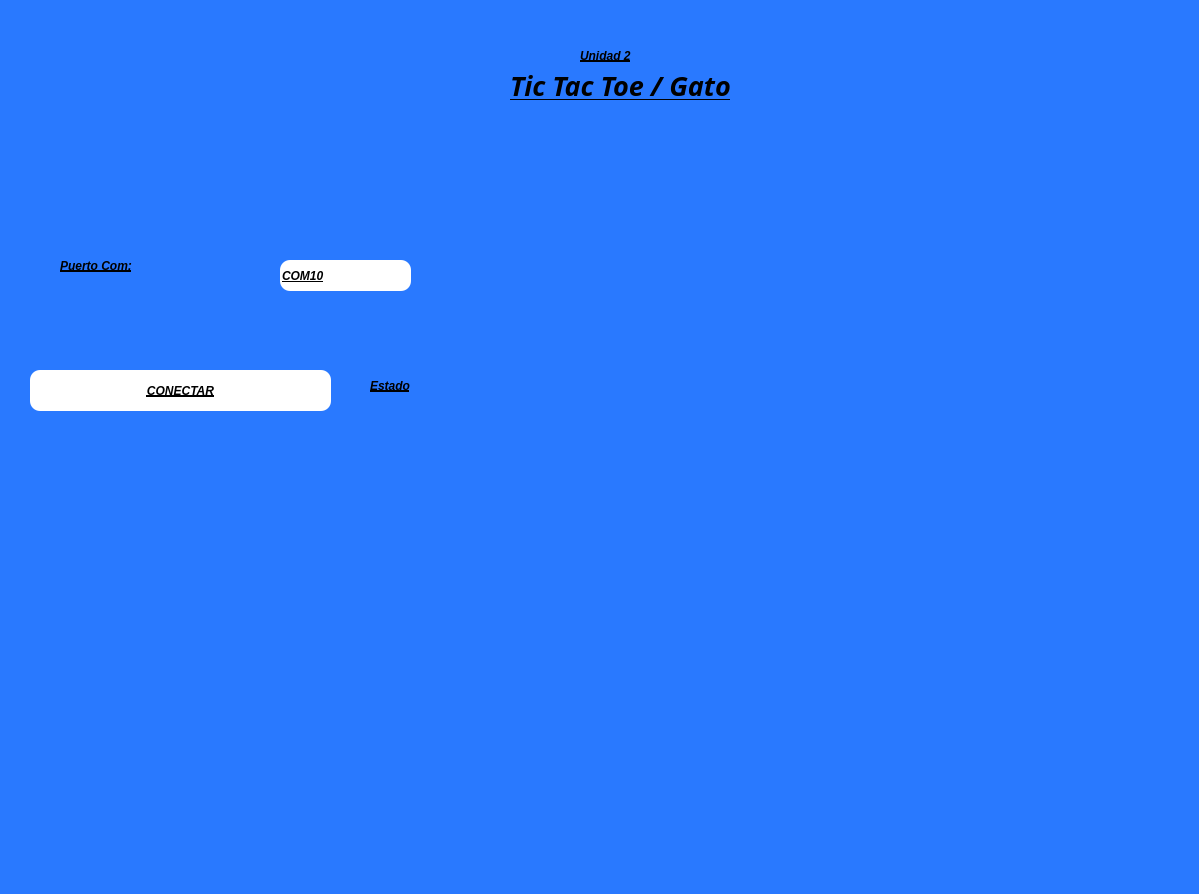
<?xml version="1.0" encoding="UTF-8"?>
<ui version="4.0">
 <class>MainWindow</class>
 <widget class="QMainWindow" name="MainWindow">
  <property name="geometry">
   <rect>
    <x>0</x>
    <y>0</y>
    <width>1199</width>
    <height>894</height>
   </rect>
  </property>
  <property name="font">
   <font>
    <pointsize>1</pointsize>
   </font>
  </property>
  <property name="windowTitle">
   <string>MainWindow</string>
  </property>
  <property name="styleSheet">
   <string notr="true">background-color: #2979FF</string>
  </property>
  <widget class="QWidget" name="centralwidget">
   <widget class="QLabel" name="lbl_imagenUat">
    <property name="geometry">
     <rect>
      <x>60</x>
      <y>0</y>
      <width>331</width>
      <height>121</height>
     </rect>
    </property>
    <property name="styleSheet">
     <string notr="true"/>
    </property>
    <property name="text">
     <string/>
    </property>
    <property name="pixmap">
     <pixmap resource="../../Archivos/Recursos.qrc">:/Logos/Archivos/log_uat_nuevo.png</pixmap>
    </property>
    <property name="scaledContents">
     <bool>true</bool>
    </property>
   </widget>
   <widget class="QLabel" name="lbl_imagenFi">
    <property name="geometry">
     <rect>
      <x>910</x>
      <y>0</y>
      <width>211</width>
      <height>141</height>
     </rect>
    </property>
    <property name="styleSheet">
     <string notr="true"/>
    </property>
    <property name="text">
     <string/>
    </property>
    <property name="pixmap">
     <pixmap resource="../../Archivos/Recursos.qrc">:/Logos/Archivos/FIT_logo_vertical.png</pixmap>
    </property>
    <property name="scaledContents">
     <bool>true</bool>
    </property>
   </widget>
   <widget class="QLabel" name="lbl_titulo">
    <property name="geometry">
     <rect>
      <x>510</x>
      <y>70</y>
      <width>281</width>
      <height>31</height>
     </rect>
    </property>
    <property name="font">
     <font>
      <family>Forte</family>
      <pointsize>20</pointsize>
      <weight>75</weight>
      <italic>true</italic>
      <bold>true</bold>
      <underline>true</underline>
     </font>
    </property>
    <property name="styleSheet">
     <string notr="true">text-decoration: underline;
font: 20pt &quot;Forte&quot;;
color:rgb(0, 0, 0);
border-radius: 10px;
font-weight: bold;
font-style: italic;</string>
    </property>
    <property name="text">
     <string>Tic Tac Toe / Gato</string>
    </property>
   </widget>
   <widget class="QLabel" name="lbl_Unidad2">
    <property name="geometry">
     <rect>
      <x>580</x>
      <y>40</y>
      <width>161</width>
      <height>31</height>
     </rect>
    </property>
    <property name="styleSheet">
     <string notr="true">text-decoration: underline;
font: 20pt &quot;Forte&quot;;
color:rgb(0, 0, 0);
border-radius: 10px;
font-weight: bold;
font-style: italic;</string>
    </property>
    <property name="text">
     <string>Unidad 2</string>
    </property>
   </widget>
   <widget class="QLabel" name="lbl_imagenGatos">
    <property name="geometry">
     <rect>
      <x>840</x>
      <y>650</y>
      <width>311</width>
      <height>171</height>
     </rect>
    </property>
    <property name="styleSheet">
     <string notr="true"/>
    </property>
    <property name="text">
     <string/>
    </property>
    <property name="pixmap">
     <pixmap resource="../../Archivos/Recursos.qrc">:/Logos/Archivos/export202502092301563482.png</pixmap>
    </property>
    <property name="scaledContents">
     <bool>true</bool>
    </property>
   </widget>
   <widget class="QLabel" name="lbl_Unidad2_2">
    <property name="geometry">
     <rect>
      <x>60</x>
      <y>250</y>
      <width>211</width>
      <height>31</height>
     </rect>
    </property>
    <property name="styleSheet">
     <string notr="true">text-decoration: underline;
font: 20pt &quot;Forte&quot;;
color:rgb(0, 0, 0);
border-radius: 10px;
font-weight: bold;
font-style: italic;</string>
    </property>
    <property name="text">
     <string>Puerto Com:</string>
    </property>
   </widget>
   <widget class="QPushButton" name="btn_accion">
    <property name="geometry">
     <rect>
      <x>30</x>
      <y>370</y>
      <width>301</width>
      <height>41</height>
     </rect>
    </property>
    <property name="styleSheet">
     <string notr="true">text-decoration: underline;
font: 20pt &quot;Forte&quot;;
color:rgb(0, 0, 0);
border-radius: 10px;
font-weight: bold;

font-style: italic;

background-color: rgb(255, 255, 255);</string>
    </property>
    <property name="text">
     <string>CONECTAR</string>
    </property>
   </widget>
   <widget class="QLineEdit" name="txt_com">
    <property name="geometry">
     <rect>
      <x>280</x>
      <y>260</y>
      <width>131</width>
      <height>31</height>
     </rect>
    </property>
    <property name="styleSheet">
     <string notr="true">text-decoration: underline;
font: 20pt &quot;Forte&quot;;
color:rgb(0, 0, 0);
border-radius: 10px;
font-weight: bold;
font-style: italic;

background-color: rgb(255, 255, 255);</string>
    </property>
    <property name="text">
     <string>COM10</string>
    </property>
   </widget>
   <widget class="QLabel" name="txt_estado">
    <property name="geometry">
     <rect>
      <x>370</x>
      <y>370</y>
      <width>271</width>
      <height>31</height>
     </rect>
    </property>
    <property name="styleSheet">
     <string notr="true">text-decoration: underline;
font: 20pt &quot;Forte&quot;;
color:rgb(0, 0, 0);
border-radius: 10px;
font-weight: bold;
font-style: italic;</string>
    </property>
    <property name="text">
     <string>Estado</string>
    </property>
   </widget>
  </widget>
  <widget class="QMenuBar" name="menubar">
   <property name="geometry">
    <rect>
     <x>0</x>
     <y>0</y>
     <width>1199</width>
     <height>26</height>
    </rect>
   </property>
  </widget>
  <widget class="QStatusBar" name="statusbar"/>
 </widget>
 <resources>
  <include location="../../Archivos/Recursos.qrc"/>
 </resources>
 <connections/>
</ui>
